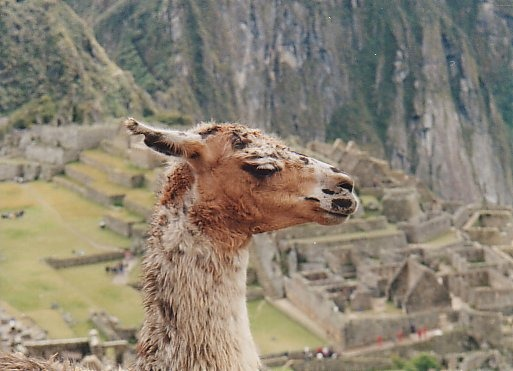
#> input picture images/llama.jpg, 513 x 371 px
$ jupyter execute --allow-errors Assignment3.ipynb
#> lines starting #> are read from the running program, lines starting #| are printed output that depends on the picture; after the words box and inside, x2 and y2 are one past the last pixel; in counts of white or black regions, pixels touching at a corner belong together
---
**The accuracy results, experimenting with various parameters and the report all are included in this notebook after the grab cut algorithm implementation.**

---

# Assignment 3 - Image Segmentation using MRFs

## GrabCut

---
**TA** : Avinash, Samartha
**Release date**: 21/03/22
**Submission date** : 02/04/22

---

For this assignment you will implement the GrabCut method mentioned in this [paper](https://cvg.ethz.ch/teaching/cvl/2012/grabcut-siggraph04.pdf). It is essentially an iterative version of GraphCut as shown in the figure below.

The code below takes an input image and follows these steps:
- It requires a bounding box to be drawn by the user to roughly segment out the foreground pixels
- It runs an initial min-cut optimization using the provided annotation
- The result of this optimization gives an initial segmentation
- To further refine this segmentation, the user provides two kinds of strokes to aid the optimization
    - strokes on the background pixels
    - strokes on the foreground pixels
- The algorithm now utilizes this to refine the original segmentation

You are allowed to use standard GMM libraries for the implementation. For usage of other libraries, please contact the TAs.

You can view this [video](https://www.youtube.com/watch?v=aOqOwM-Qbtg) to get a better idea of the steps involved.

Image segmentation is one exciting application of MRFs. You can further read about other applications of MRFs for Computer Vision [here](https://cedar.buffalo.edu/~srihari/CSE574/Chap8/Ch8-PGM-Undirected/9.5-MRFinCV.pdf).

#### Useful Links
* https://courses.engr.illinois.edu/cs543/sp2011/lectures/Lecture%2012%20-%20MRFs%20and%20Graph%20Cut%20Segmentation%20-%20Vision_Spring2011.pdf

[cell 1]
import numpy as np
import cv2
import matplotlib.pyplot as plt
import igraph as ig
from sklearn import mixture

[cell 2]
class EventHandler:
    """
    Class for handling user input during segmentation iterations
    """

    def __init__(self, flags, img, _mask, colors):

        self.FLAGS = flags
        self.ix = -1
        self.iy = -1
        self.img = img
        self.img2 = self.img.copy()
        self._mask = _mask
        self.COLORS = colors
    @property
    def image(self):
        return self.img

    @image.setter
    def image(self, img):
        self.img = img

    @property
    def mask(self):
        return self._mask

    @mask.setter
    def mask(self, _mask):
        self._mask = _mask

    @property
    def flags(self):
        return self.FLAGS

    @flags.setter
    def flags(self, flags):
        self.FLAGS = flags

    # [43 lines left out: function handler, not called in this run]
def run(filename: str, Iter = 3, connect_type = 1, n_components=5, gamma=50):
    """
    Main loop that implements GrabCut.

    Input
    -----
    filename (str) : Path to image
    """

    COLORS = {
    'BLACK' : [0,0,0],
    'RED'   : [0, 0, 255],
    'GREEN' : [0, 255, 0],
    'BLUE'  : [255, 0, 0],
    'WHITE' : [255,255,255]
    }

    DRAW_BG = {'color' : COLORS['BLACK'], 'val' : 0}
    DRAW_FG = {'color' : COLORS['WHITE'], 'val' : 1}

    FLAGS = {
        'RECT' : (0, 0, 1, 1),
        'DRAW_STROKE': False,         # flag for drawing strokes
        'DRAW_RECT' : False,          # flag for drawing rectangle
        'rect_over' : False,          # flag to check if rectangle is  drawn
        'rect_or_mask' : -1,          # flag for selecting rectangle or stroke mode
        'value' : DRAW_FG,            # drawing strokes initialized to mark foreground
    }

    img = cv2.imread(filename)
    img2 = img.copy()
    mask = np.zeros(img.shape[:2], dtype = np.uint8) # mask is a binary array with : 0 - background pixels
                                                     #                               1 - foreground pixels
    output = np.zeros(img.shape, np.uint8)           # output image to be shown

    # Input and segmentation windows
    cv2.namedWindow('Input Image')
    cv2.namedWindow('Segmented output')

    EventObj = EventHandler(FLAGS, img, mask, COLORS)
    cv2.setMouseCallback('Input Image', EventObj.handler)
    cv2.moveWindow('Input Image', img.shape[1] + 10, 90)

    while(1):

        img = EventObj.image
        mask = EventObj.mask
        FLAGS = EventObj.flags
        cv2.imshow('Segmented image', output)
        cv2.imshow('Input Image', img)

        k = cv2.waitKey(1)

        # key bindings
        if k == 27:
            # esc to exit
            break

        elif k == ord('0'):
            # Strokes for background
            FLAGS['value'] = DRAW_BG

        elif k == ord('1'):
            # FG drawing
            FLAGS['value'] = DRAW_FG

        elif k == ord('r'):
            # reset everything
            FLAGS['RECT'] = (0, 0, 1, 1)
            FLAGS['DRAW_STROKE'] = False
            FLAGS['DRAW_RECT'] = False
            FLAGS['rect_or_mask'] = -1
            FLAGS['rect_over'] = False
            FLAGS['value'] = DRAW_FG
            img = img2.copy()
            mask = np.zeros(img.shape[:2], dtype = np.uint8)
            EventObj.image = img
            EventObj.mask = mask
            output = np.zeros(img.shape, np.uint8)

        elif k == 13:
            # Press carriage return to initiate segmentation

            #-------------------------------------------------#
            # Implement GrabCut here.                         #
            # Function should return a mask which can be used #
            # to segment the original image as shown on L90   #
            #-------------------------------------------------#
            (h,w) = img.shape[:2]

            mask = np.zeros((h,w), np.uint8)
            x,y,offset,offset2 = FLAGS['RECT']
            mask[y:y+offset2, x:x+offset] = 255
            fixed_bg = np.zeros((h,w),np.uint8)

            fixed_bg = cv2.bitwise_not(mask)
            Time  = time.time()
            mask  = grabCut(img2.copy(), mask.copy(),Iter=Iter,fixed_bg=fixed_bg, connect_type=connect_type, n_components=n_components,gamma=gamma)
            Time = time.time() - Time
            EventObj.flags = FLAGS
            mask2 = np.where((mask == 255), 255, 0).astype('uint8')
            output = cv2.bitwise_and(img2, img2, mask = mask2)
            return (mask2, Time) # for automation I kept this return statement, remove it if not needed

[cell 3]
def grabCut(Img, mask, Iter = 1,fixed_bg=None,fixed_fg = None,connect_type=1, n_components=5, gamma=50):
    # Step - 1 computing beta

    connected =[ [[-1,0],[0,-1]],   [[-1,0],[0,-1],[-1,-1],[-1,1]]  ] # for connected components
    Img = Img.copy().astype(np.float32)
    (h,w) = Img.shape[:2]
    # gamma = 50
    beta,count = 0,0

    for i in range(h):
        for j in range(w):
            for k in connected[connect_type]:
                if i + k[0] >= 0 and i + k[0] < h and j + k[1] >= 0 and j + k[1] < w:
                    beta += np.sum((Img[i,j] - Img[i+k[0],j+k[1]])**2)
                    count+=1

    beta = 1/(2*beta/count)
    def computeGMM(Img, Mask, Type, n_components=5):
        gmm = mixture.GaussianMixture(n_components=n_components)
        gmm.fit(Img[Mask == Type].reshape((-1, 3)))
        return gmm

    for iter in range(Iter):
        # Gaussian GMMs
        fg_gmm = computeGMM(Img, mask, 255,n_components=n_components)
        bg_gmm = computeGMM(Img, mask, 0,n_components=n_components)
        fg_score = fg_gmm.score_samples(Img.reshape((-1,3)))
        bg_score = bg_gmm.score_samples(Img.reshape((-1,3)))
        fg_score = -fg_score.reshape((h,w))
        bg_score = -bg_score.reshape((h,w))
        # creating the graph
        nodes,source, sink, edges, weights = h*w+2, h*w, h*w+1, [],[]
        for i in range(h):
            for j in range(w):
                if fixed_bg[i,j]>0:
                    edges.append((sink, i*w+j))
                    weights.append(10**10)
                else:
                    edges.extend([(i*w+j,source), (i*w+j, sink)])
                    weights.extend([bg_score[i,j],fg_score[i,j]])
                # edges of neighbours
                for k in connected[connect_type]:
                    if i + k[0] >= 0 and i + k[0] < h and j + k[1] >= 0 and j + k[1] < w:
                        edges.append((i*w+j, (i+k[0])*w+(j+k[1])))
                        weights.append(gamma*np.exp(-beta* (np.sum((Img[i,j] - Img[i+k[0],j+k[1]])**2))))

        G = ig.Graph(directed=False)
        G.add_vertices(nodes)
        G.add_edges(edges, attributes={'weight':weights})
        cut = G.mincut(source, sink, capacity='weight')
        print("cut value ", cut.value, " at iteration", iter)
        updated_fg = 0
        if source in cut.partition[0]:
            updated_fg = cut.partition[0]
        else:
            updated_fg = cut.partition[1]
        # new mask
        mask = np.zeros((h,w), np.uint8)

        Img_copy = np.zeros(Img.shape)
        for i in updated_fg:
            if i == source or i == sink :
                continue

            mask[i//w, i%w] = 255
            Img_copy[i//w, i%w] = Img[i//w, i%w]
            count+=1

    return mask

[cell 4]
if __name__ == '__main__':
    filename = '../images/llama.jpg'
           # Path to image file
    run(filename)
#> in run, img is the input picture: shape (371, 513, 3); mean B, G, R 114.9, 130.7, 139.5
#> in __init__, `self._mask = _mask`: self._mask: shape (371, 513); every value is 0
#> in run, `FLAGS = EventObj.flags`: FLAGS = 6 items
#> (key Esc is pressed here)
    cv2.destroyAllWindows()

**The output masks of the grab cut algorithm for all the images  are stored in the results folder**

### 1- Evaluation metrics

[cell 5]
import os
import time
ground_truth = sorted(os.listdir("./../ground_truth"))
test_images  = sorted(os.listdir("./../images"))
total_time = 0

#> (the rest of this cell did not finish here and is left out)

#> call 2 of run, with filename = './../images/flower.jpg', Iter = 3, connect_type = 1, n_components = 5, gamma = 50
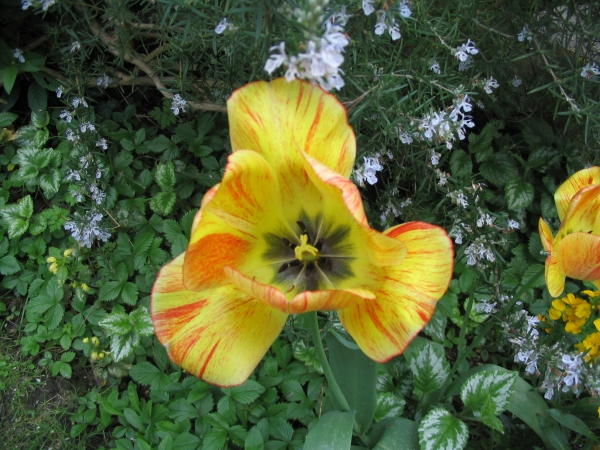
#> input picture images/flower.jpg, 600 x 450 px
#> in run, img is the input picture: shape (450, 600, 3); mean B, G, R 52.7, 94.5, 83.8
#> in __init__ (call 2), `self._mask = _mask`: self._mask: shape (450, 600); every value is 0
#> (key Enter is pressed here)
#> in run (call 2), `x,y,offset,offset2 = FLAGS['RECT']`: x = 0; offset = 1
#> after the loop in grabCut, `for i in range(h):`: beta = 809497393; count = 1076852
#> in grabCut, `beta = 1/(2*beta/count)`: beta = 0.000665
#> after the loop in grabCut (call 2), `for iter in range(Iter):`:
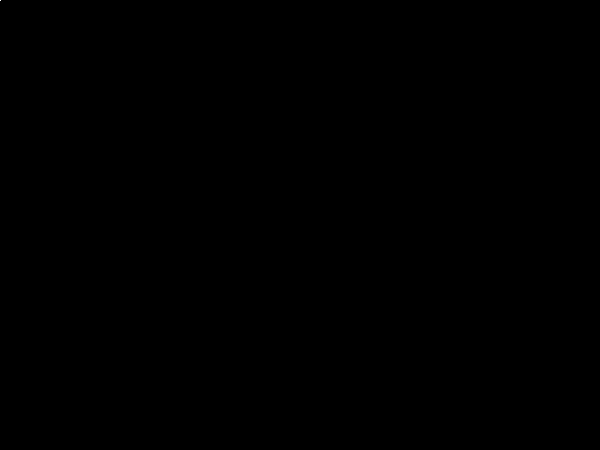
#> mask: shape (450, 600); 0% white in thin lines or dots, all inside (x1, y1, x2, y2) = (0, 0, 1, 1)
#> after the loop in grabCut (call 2), `for iter in range(Iter):`: count = 1076852
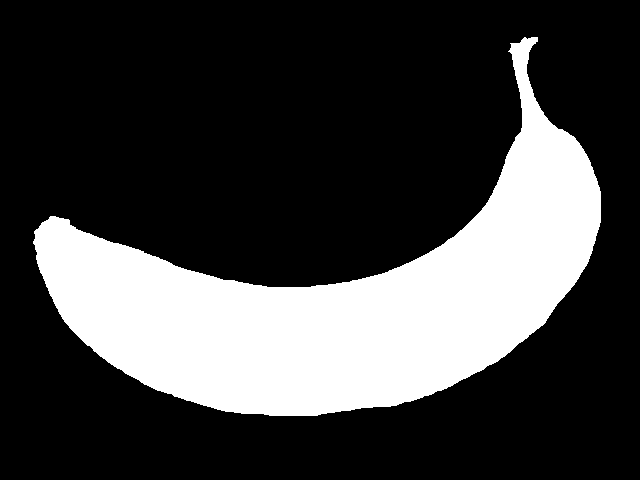
#> input picture ground_truth/banana1.bmp, 640 x 480 px
#> `truth = cv2.imread("./../ground_truth/"+ground_truth[i],0)`: truth: shape (480, 640); 25.6% white; 1 white region, box (x1, y1, x2, y2) and area: (33, 37, 601, 416) 78705
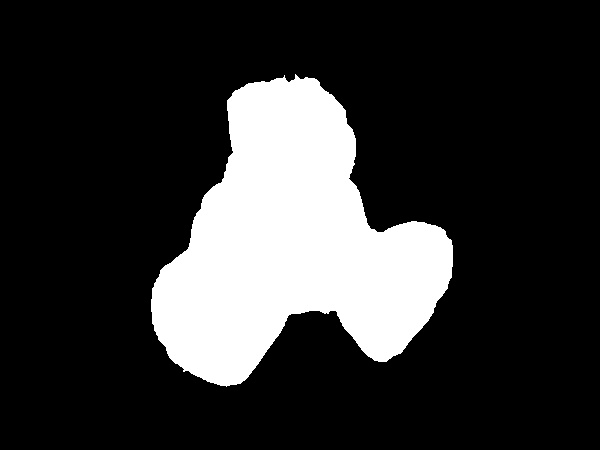
#> input picture results/flower.jpg, 600 x 450 px
#> further down, grab_cut is the input picture: shape (450, 600); min 0, max 255, mean 50.2
    cv2.destroyAllWindows()
    total_time += Time
    cv2.imwrite("./../results/"+test_images[i],mask)

    # [6 lines of commented-out code are left out]


    print("Time taken", Time)
    # [4 lines of commented-out code are left out]

**All the output masks are stored in the results folder**

#### Average time

[cell 6]
print("For 3 iterations, the Average time taken for the grabcut algorithm to run is -", total_time/len(test_images))

### Accuracy, Jaccard similarity, Dice similarity coefficient

[cell 7]
ground_truth = sorted(os.listdir("./../ground_truth"))
test_images  = sorted(os.listdir("./../results"))
#> (the rest of this cell did not finish here and is left out)

#### From the similarity scores, these are few good and bad outputs of grab cut algorithm

**some best outputs**


Full moon  - Accuracy: 0.9905817711700065, Time(s) : 35.31244158744812

flower - Accuracy: 0.9845333333333334, Time(s) : 80.41238737106323

person2 - Accuracy:     0.985362962962963, Time(s) : 91.93188714981079

person3 - Accuracy:     0.982937037037037, Time(s) : 81.40443229675293

**some bad outputs**

banana1 - Accuracy:     0.68787109375 , Time(s) :203.585280418396

banana3 - Accuracy:     0.88787109375, Time(s) : 203.585280418396

[cell 8]
print("Good results")
img = cv2.imread("./../images/fullmoon.jpg")
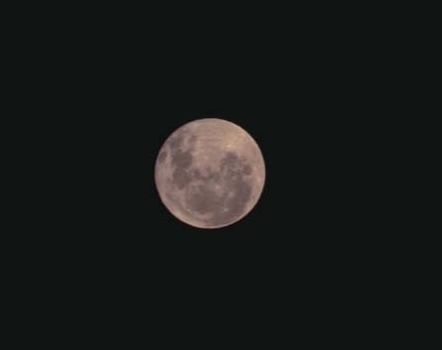
#> input picture images/fullmoon.jpg, 442 x 350 px
#> img is the input picture: shape (350, 442, 3); mean B, G, R 24.3, 25.7, 23.5
mask = cv2.imread("./../results/fullmoon.jpg",0)
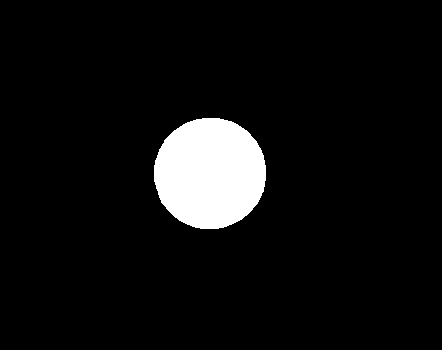
#> input picture results/fullmoon.jpg, 442 x 350 px
#> mask is the input picture: shape (350, 442); min 0, max 255, mean 16.2
img = cv2.cvtColor(img, cv2.COLOR_BGR2RGB)
img = cv2.bitwise_and(img,img, mask= mask)
plt.figure()
plt.imshow(img)

img = cv2.imread("./../images/flower.jpg")
mask = cv2.imread("./../results/flower.jpg",0)
img = cv2.cvtColor(img, cv2.COLOR_BGR2RGB)
#> img: shape (450, 600, 3)
img = cv2.bitwise_and(img,img, mask= mask)
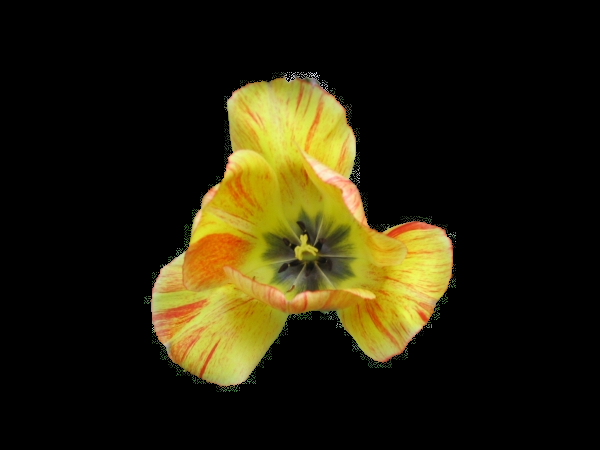
#> img: shape (450, 600, 3); mean R, G, B 38, 32.7, 10.6
plt.figure()
plt.imshow(img)

img = cv2.imread("./../images/person2.jpg")
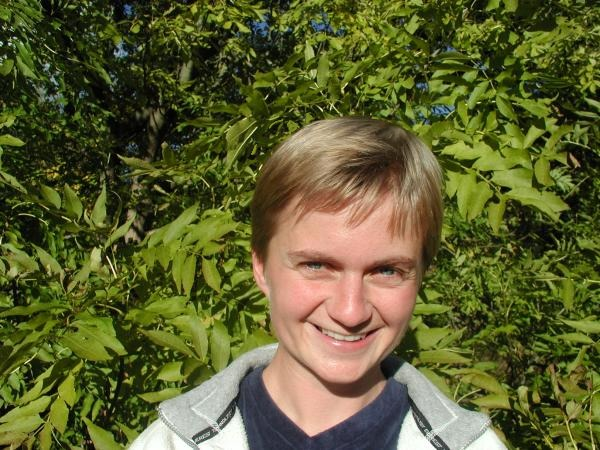
#> input picture images/person2.jpg, 600 x 450 px
#> img is the input picture: shape (450, 600, 3); mean B, G, R 48.4, 94.7, 92.9
mask = cv2.imread("./../results/person2.jpg",0)
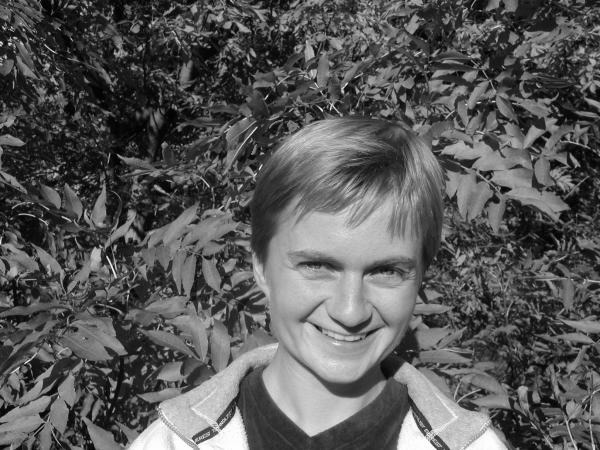
#> mask: shape (450, 600); min 0, max 255, mean 88.8
img = cv2.cvtColor(img, cv2.COLOR_BGR2RGB)
img = cv2.bitwise_and(img,img, mask= mask)
plt.figure()
plt.imshow(img)

img = cv2.imread("./../images/person3.jpg")
mask = cv2.imread("./../results/person3.jpg",0)
#> (the rest of this cell did not finish here and is left out)

## Experiments

#### 1 - The number of iterations of GMM updating and energy minimization

[cell 9]
iter = 1
print("Iterations", iter)
#> (the rest of this cell did not finish here and is left out)

#> in run, img is the input picture: shape (480, 640, 3); 25.6% white; 1 white region, box (x1, y1, x2, y2) and area: (33, 37, 601, 416) 78705
#> in run (call 3), `mask = np.zeros(img.shape[:2], dtype = np.uint8)`: mask: shape (480, 640); every value is 0
#> in run (call 3), `output = np.zeros(img.shape, np.uint8)`: output: shape (480, 640, 3); every value is 0
img = cv2.imread("./../images/banana1.jpg")
img = cv2.cvtColor(img.copy(), cv2.COLOR_BGR2RGB)
img = cv2.bitwise_and(img,img, mask= mask)
plt.title("Iterations = "+str(iter))
plt.imshow(img)
iter = 4
print("Iterations = ",iter)
mask,_ = run("./../images/banana1.jpg",iter)
img = cv2.imread("./../images/banana1.jpg")

img = cv2.bitwise_and(img,img, mask= mask)
img = cv2.bitwise_and(img,img, mask= mask)

plt.figure()
plt.imshow(img)
plt.title("Iterations = "+str(iter))

As the number of iterations in the grab cut algorithm increases, the grab cut algorithm tries to minimises the energy, can be obeserved by seeing the output of the above cell and keeps on decreases until it converges. It means that as the number of iterations increases, the algorithm tries to improve the quality of segmenting the foreground region, and the same can be observed from the above results. We can see that background region marking as foreground is slightly reduced when the iterations are increased, and also the energy is minimised at every iteration. But the time complexity increases when we increase the number of iterations.

#### 2 - Different ways to represent probabilities other than GMMs. 4-neighborhood or 8-neighborhood in your pairwise term.

[cell 10]
Connect_type = 0 # indicates 4-neightborhood
#> (the rest of this cell did not finish here and is left out)

#> call 4 of run, with filename = './../images/llama.jpg', Iter = 3, connect_type = 0, n_components = 5, gamma = 50
#> in run (call 4), `(h,w) = img.shape[:2]`: h = 371; w = 513
#> in run (call 4), `fixed_bg = cv2.bitwise_not(mask)`:
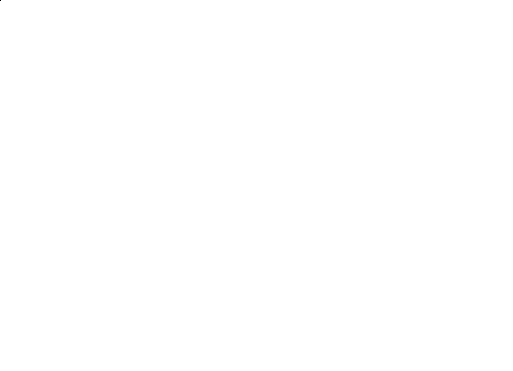
#> fixed_bg: shape (371, 513); 100% white; black in thin lines or dots, all inside (x1, y1, x2, y2) = (0, 0, 1, 1)
#> in grabCut (call 2), `(h,w) = Img.shape[:2]`: h = 371; w = 513
#> after the loop in grabCut (call 2), `for i in range(h):`: beta = 147502242; count = 379762
#> in grabCut (call 2), `beta = 1/(2*beta/count)`: beta = 0.00129
